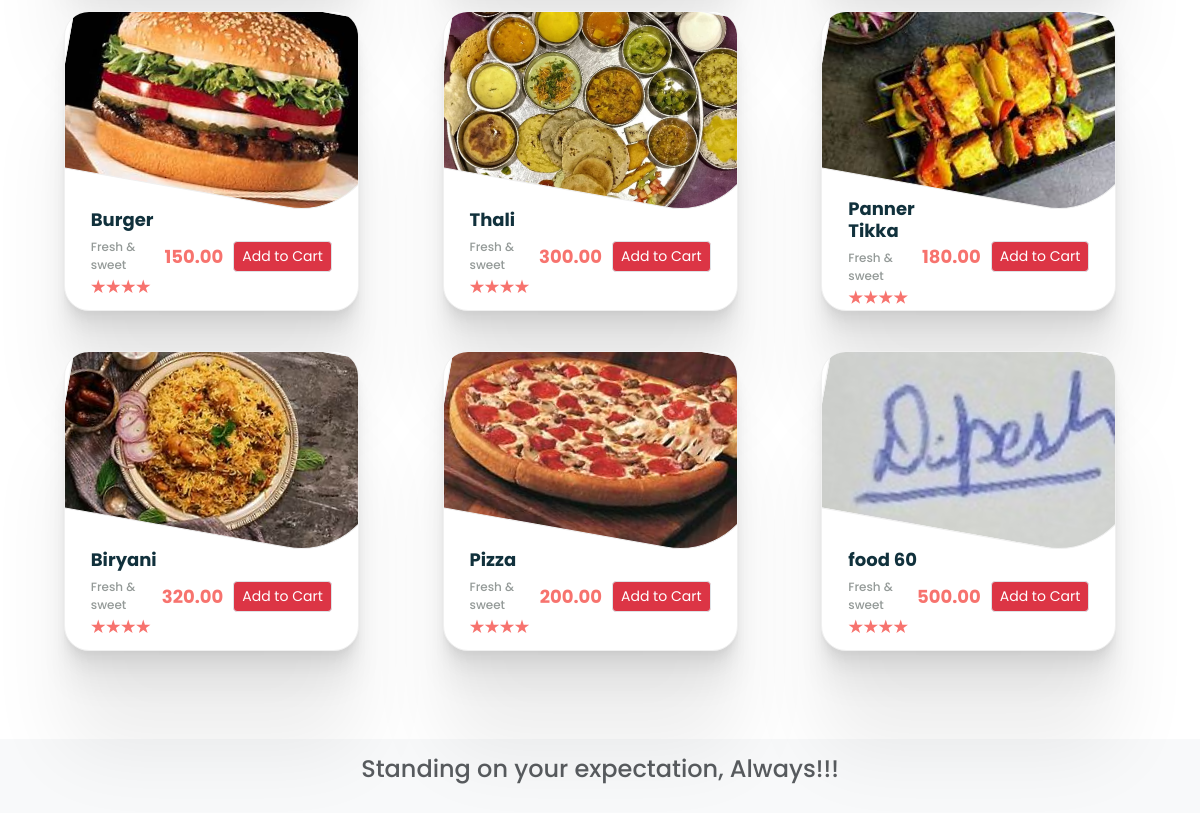
Before: /menu/ (signed in, middle part) with the older database file.
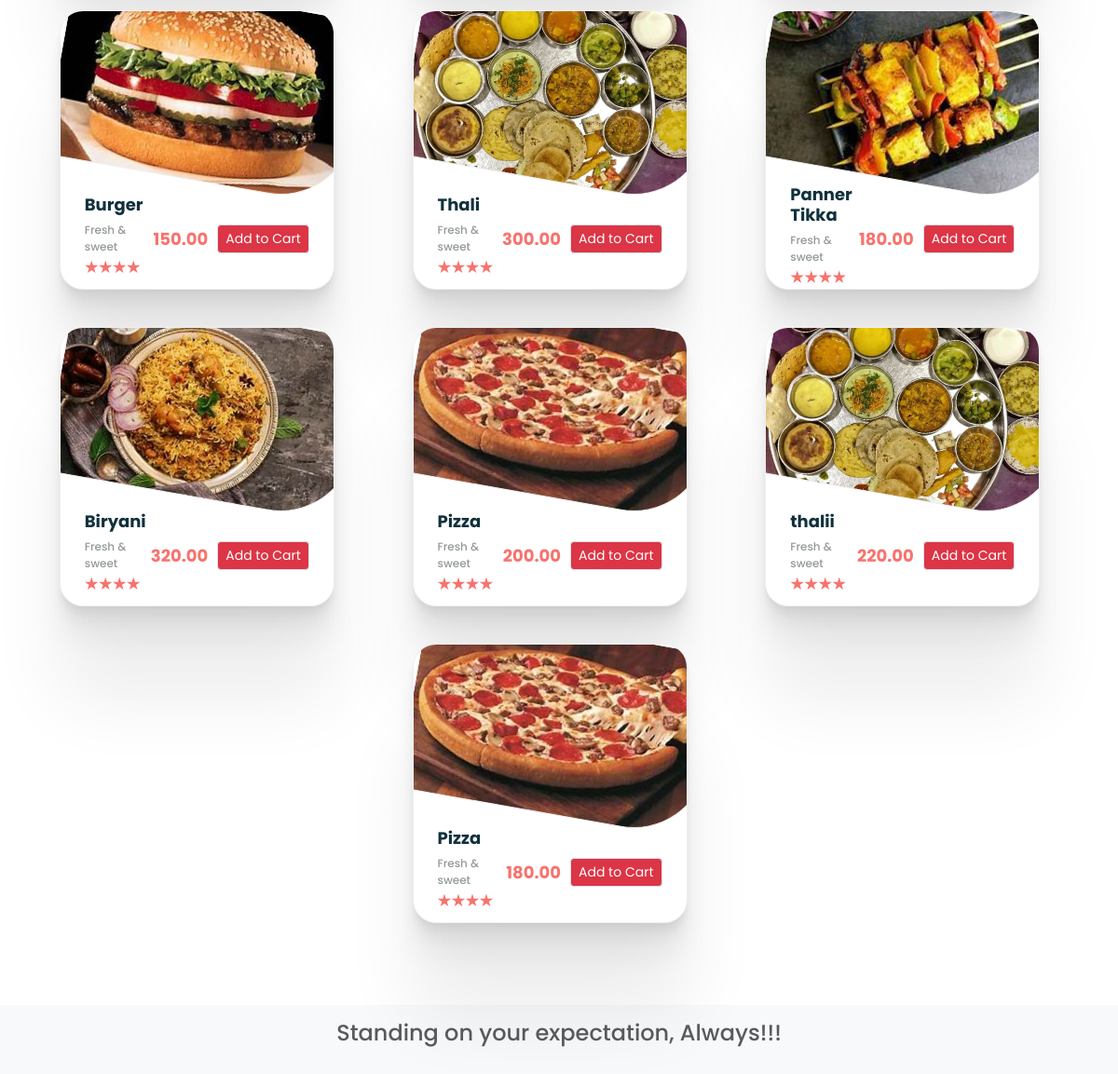
After: the same page with the newer database file.
### restaurant/models.py (models this page shows)
class foodItems(models.Model):
    name = models.CharField(max_length=255)
    price = models.DecimalField(max_digits=10, decimal_places=2)
    image = models.ImageField(upload_to='images/')
    restaurantName = models.CharField(max_length=50)

### menu/views.py (the view, shortened to what this page needs)
# urls.py: path('menu/',menuviews.menu,name = 'menu'),
@login_required
def menu(request):
    user = request.user
    query = request.GET.get('q')
    foods = foodItems.objects.all()
    if query:
        foods = foods.filter(Q(name__icontains=query))
    cartEmpty = True
    if hasattr(user, 'customeruser'):
        name = user.customeruser.name
    else:
        name = "No name found"
    if 'cart' not in request.session:
        request.session['cart'] = {}
    list_restaurant = restaurantUser.objects.all()
    return render(request, 'index1.html', {
        'name': name,
        'foodItems': foods,
        'cart': request.session.get('cart', {}),
        'Empty': cartEmpty,
        'restaurant_list': list_restaurant
    })

### menu/templates/index1.html (shortened to what this page needs)
<!DOCTYPE html>
<html>
{% load static %}
<head>
    <link href="https://cdn.jsdelivr.net/npm/bootstrap@5.3.3/dist/css/bootstrap.min.css" rel="stylesheet"
>
    <link rel="stylesheet" href="https://cdn.jsdelivr.net/npm/bootstrap-icons@1.11.1/font/bootstrap-icons.css"
>
    <link rel="stylesheet" href={% static 'style.css' %}>
</head>
<body>
    {% include "header.html" %}
    <br>
    <br>
    <section class="cards d-flex justify-content-evenly flex-wrap">
        {% if foodItems is None %}
        <p>Khana Nhi milega</p>
        {% else %}
        {% for food in foodItems %}
        <div class="outer overflow-hidden">
            <div class="inner"
                style="background: url(/media/{{ food.image }}) no-repeat center center/cover; height: 200px;"></div>
            <div class="item d-flex align-items-center">
                <div class="item-details flex-grow-1">
                    <div class="item-name">
                        <h4>{{ food.name }}</h4>
                        <p>Fresh & sweet</p>
                    </div>
                    <div class="rating">
                        <div></div>
                        <div></div>
                        <div></div>
                        <div></div>
                    </div>
                </div>
                <div class="item-price-and-cart d-flex align-items-center">
                    <div class="item-price">
                        <p>{{ food.price }}</p>
                    </div>
                    <form action="#" method="post">
                        <div class="cart ml-4">
                            {% if food.id|stringformat:"s" in cart %}
                            <input type="submit" class="btn btn-success border btn-sm added-to-cart"
                                value="Added to Cart" disabled>
                            {% else %}
                            <input type="submit" class="btn btn-danger border btn-sm" value="Add to Cart">
                            {% endif %}
                        </div>
                    </form>
                </div>
            </div>
        </div>
        {% endfor %}
        {% endif %}
    </section>
    {% include "footer.html" %}
</body>
</html>

### menu/templates/header.html (shortened to what this page needs)
{%load static%}
<link rel="stylesheet" href={%static 'style.css'%} >
<link rel="stylesheet" href="https://cdnjs.cloudflare.com/ajax/libs/font-awesome/6.5.2/css/all.min.css" />

### customer/templates/loader.html (shortened to what this page needs)
{%load static%}

### menu/templates/footer.html (shortened to what this page needs)
{%load static%}
<footer class="text-center text-lg-start bg-body-tertiary py-3 text-muted">
    <section class="">
        <div class="text-center text-muted">
            <h4> Standing on your expectation, Always!!!</h4>
        </div>
        <div class="container text-center text-md-start mt-3 align-content-center">
        </div>
    </section>
</footer>

### menu/static/style.css (style rules this page uses)
body { font-family: 'Poppins'; }
p { margin-bottom: 0; }
.outer { width: 295px; height: 300px; border-radius: 25px; background: #fff; border: 1px solid #f0f0f0; box-shadow: 0 3.4px 2.7px rgba(0, 0, 0, 0.022), 0 8.7px 6.9px rgba(0, 0, 0, 0.031), 0 17.7px 14.2px rgba(0, 0, 0, 0.039), 0 36.5px 29.2px rgba(0, 0, 0, 0.048), 0 100px 80px rgba(0, 0, 0, 0.07); overflow: visible; }
.inner { width: 325px; height: 90%; object-fit: cover; border: 1px solid #f0f0f0; border-bottom-right-radius: 80px; transform: translateX(-4px) translateY(-17px) rotate(10deg); }
.item { height: 30%; display: flex; justify-content: space-between; align-items: center; padding: 0 26px; }
.item-name h4 { font-size: 18px; font-weight: bold; color: #11313c; }
.item-name p { font-size: 12px; font-weight: 500; color: #949a98; }
.item-price { display: flex; flex-direction: column; }
.item-price p { font-size: 18px; font-weight: bold; color: #f7736e; text-align: right; }
.rating { display: flex; }
.rating > div { width: 15px; height: 15px; background: #f7736e; clip-path: polygon(50% 0%, 61% 35%, 98% 35%, 68% 57%, 79% 91%, 50% 70%, 21% 91%, 32% 57%, 2% 35%, 39% 35%); }

### menu/templates/index1.html (style rules this page uses)
.item { width: 100%; padding: 10px; }
.item-name { margin-bottom: 5px; }
.rating { margin-bottom: 10px; }
.cart { margin-left: auto; }
.item-price { margin-right: 10px; }
.outer { margin-bottom: 40px; width: calc(25% - 20px); margin-right: 20px; display: inline-block; }

Changed rows visible on the page:
removed foodItems: image (picture), name "food 60", price "500.00"
added foodItems: image (picture), name "thalii", price "220.00"
added foodItems: image (picture), name "Pizza", price "180.00"
